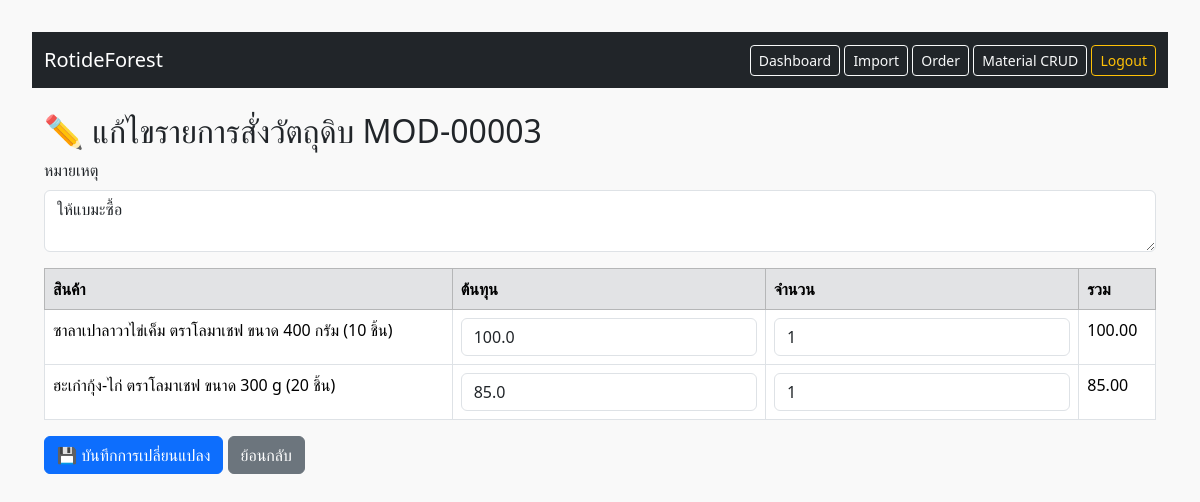
Before: /order/3/edit/ (signed in) with the older database file.
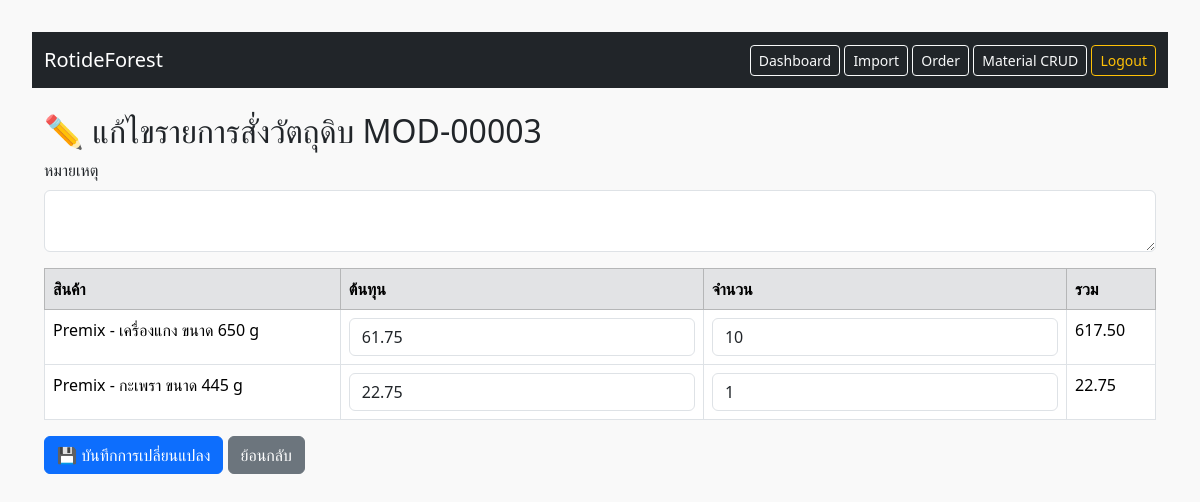
After: the same page with the newer database file.
### inventory/models.py (models this page shows, shortened)
class MaterialOrder(models.Model):
    APPROVAL_STATUS_CHOICES = [
        ('pending', 'รออนุมัติ'),
        ('approved', 'อนุมัติแล้ว'),
        ('rejected', 'ไม่อนุมัติ'),
    ]
    quantity = models.IntegerField(default=0, null=True, blank=True)
    total_cost = models.FloatField(default=0, null=True, blank=True)
    ordered_by = models.ForeignKey(User, on_delete=models.CASCADE, verbose_name="ผู้สั่ง")
    created_at = models.DateTimeField(auto_now_add=True, verbose_name="วันที่สั่ง")
    updated_at = models.DateTimeField(auto_now=True)
    note = models.TextField(blank=True, verbose_name="หมายเหตุ")
    delivery_round = models.ForeignKey(
        DeliveryRound,
        on_delete=models.SET_NULL,
        null=True,
        blank=True,
        verbose_name="รอบจัดส่ง"
    )
    approval_status = models.CharField(
        max_length=20,
        choices=APPROVAL_STATUS_CHOICES,
        default='pending',
        verbose_name="สถานะอนุมัติ"
    )
    approved_by = models.ForeignKey(
        User,
        on_delete=models.SET_NULL,
        null=True,
        blank=True,
        related_name='approved_orders',
        verbose_name="ผู้อนุมัติ"
    )
    approved_at = models.DateTimeField(null=True, blank=True, verbose_name="วันที่อนุมัติ")
    class Meta:
        verbose_name = "รายการสั่งซื้อ"
        verbose_name_plural = "รายการสั่งซื้อ"
        ordering = ['-created_at']

class MaterialOrderItem(models.Model):
    order = models.ForeignKey(MaterialOrder, related_name='items', on_delete=models.CASCADE)
    material = models.ForeignKey(MaterialStock, on_delete=models.CASCADE)
    quantity = models.PositiveIntegerField()
    unit_cost = models.FloatField()
    total_cost = models.FloatField()

class MaterialStock(models.Model):
    code = models.CharField(max_length=20)
    name = models.CharField(max_length=100)
    barcode = models.CharField(max_length=100)
    cost = models.FloatField()
    avg_cost = models.FloatField()
    unit = models.CharField(max_length=50)
    sale_price = models.FloatField()
    reorder_point = models.IntegerField()
    max_stock = models.IntegerField()
    category = models.CharField(max_length=50)
    updated_at = models.DateTimeField(auto_now=True)
    created_at = models.DateTimeField(auto_now_add=True)

### inventory/views.py (the view, shortened to what this page needs)
# urls.py: path('order/<int:pk>/edit/', views.order_edit, name='order_edit'),
@login_required
def order_edit(request, pk):
    order = get_object_or_404(MaterialOrder, pk=pk)
    return render(request, 'inventory/order_edit.html', {'order': order})

### inventory/templates/inventory/order_edit.html (shortened to what this page needs)
{% extends 'inventory/base.html' %}
{% block content %}
<h2>✏️ แก้ไขรายการสั่งวัตถุดิบ MOD-{{ order.id|stringformat:"05d" }}</h2>
<form method="post">
  <div class="mb-3">
    <label class="form-label">หมายเหตุ</label>
    <textarea name="note" class="form-control" rows="2">{{ order.note }}</textarea>
  </div>
  <table class="table table-bordered">
    <thead class="table-secondary">
      <tr>
        <th>สินค้า</th>
        <th>ต้นทุน</th>
        <th>จำนวน</th>
        <th>รวม</th>
      </tr>
    </thead>
    <tbody>
      {% for item in order.items.all %}
      <tr>
        <td>{{ item.material.name }}</td>
        <td><input type="number" step="0.01" name="cost_{{ item.id }}" value="{{ item.unit_cost }}" class="form-control"></td>
        <td><input type="number" name="qty_{{ item.id }}" value="{{ item.quantity }}" class="form-control"></td>
        <td>{{ item.total_cost|floatformat:2 }}</td>
      </tr>
      {% endfor %}
    </tbody>
  </table>
  <button type="submit" class="btn btn-primary">💾 บันทึกการเปลี่ยนแปลง</button>
  <a href="{% url 'home' %}" class="btn btn-secondary">ย้อนกลับ</a>
</form>
{% endblock %}

Changed rows visible on the page:
removed MaterialOrderItem: material.name "ซาลาเปาลาวาไข่เค็ม ตราโลมาเชฟ ขนาด 400 กรัม (10 ชิ้น)", unit_cost "100.0", quantity "1", total_cost "100.00"
removed MaterialOrderItem: material.name "ฮะเก๋ากุ้ง-ไก่ ตราโลมาเชฟ ขนาด 300 g (20 ชิ้น)", unit_cost "85.0", quantity "1", total_cost "85.00"
changed MaterialOrder "00003": note "ให้แบมะซื้อ" → (not shown)
added MaterialOrderItem: material.name "Premix - เครื่องแกง ขนาด 650 g", unit_cost "61.75", quantity "10", total_cost "617.50"
added MaterialOrderItem: material.name "Premix - กะเพรา ขนาด 445 g", unit_cost "22.75", quantity "1", total_cost "22.75"
